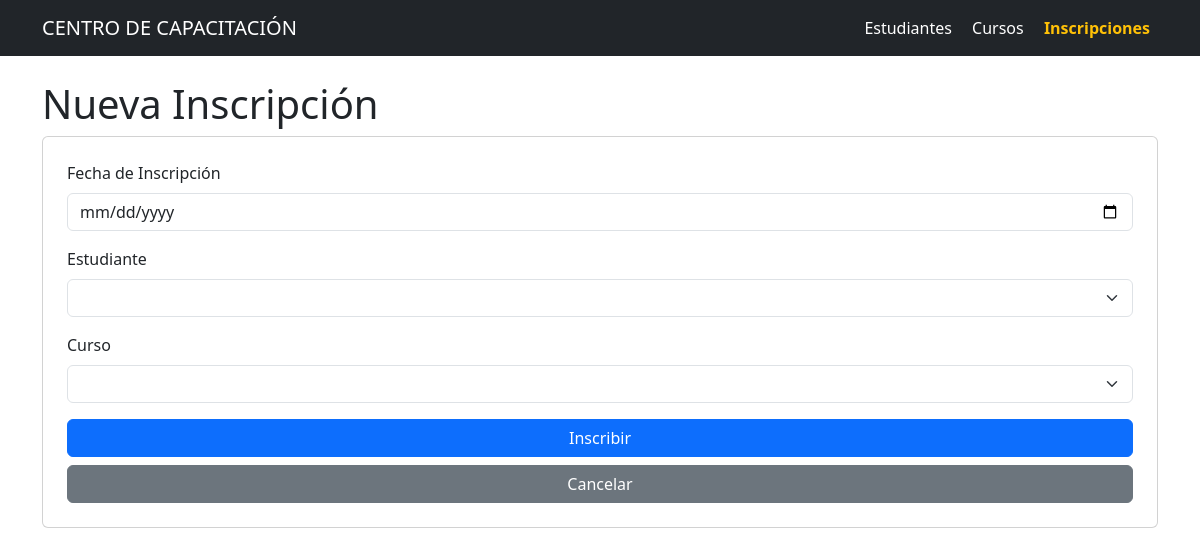
Before: /inscripciones/editar/1 with the older database file.
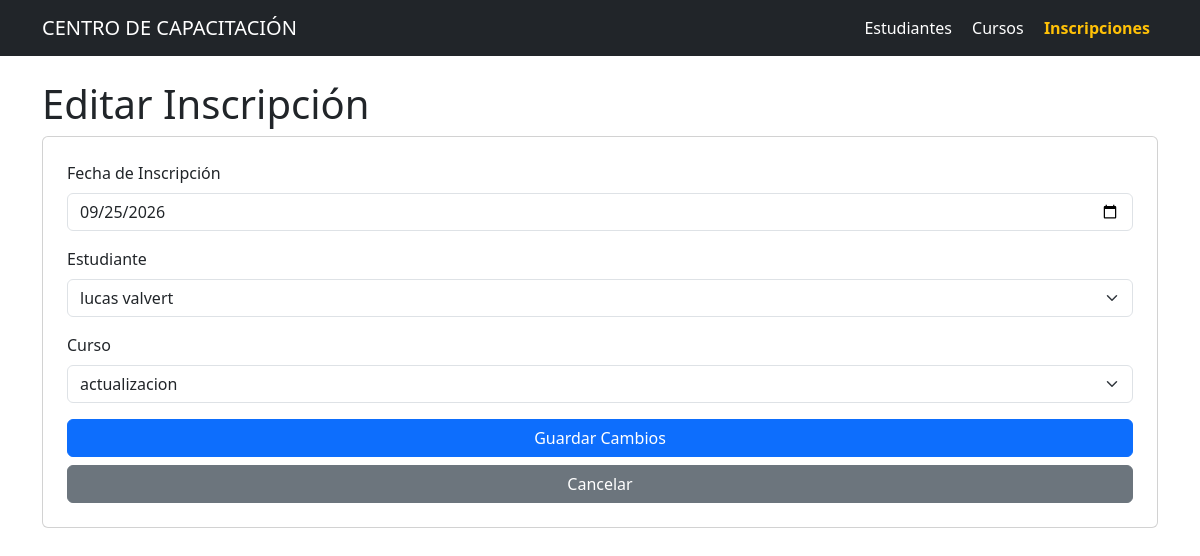
After: the same page with the newer database file.
### tables this page shows
CREATE TABLE inscripciones (
            id INTEGER PRIMARY KEY,
            fecha_inscripcion TEXT NOT NULL,
            estudiante_id INTEGER NOT NULL,
            curso_id INTEGER NOT NULL,
            FOREIGN KEY (estudiante_id) REFERENCES estudiantes(id),
            FOREIGN KEY (curso_id) REFERENCES cursos(id)
        );

CREATE TABLE estudiantes (
            id INTEGER PRIMARY KEY,
            nombre TEXT NOT NULL,
            apellido TEXT NOT NULL,
            correo TEXT,
            telefono TEXT
        );

CREATE TABLE cursos (
            id INTEGER PRIMARY KEY,
            nombre_curso TEXT NOT NULL,
            duracion_horas INTEGER,
            precio REAL
        );

### app.py (the view, shortened to what this page needs)
@app.route('/inscripciones/editar/<int:id>', methods=['GET','POST'])
def editar_inscripcion(id):
    conn = sqlite3.connect(RUTA_BD)
    conn.row_factory = sqlite3.Row
    c = conn.cursor()
    c.execute("SELECT * FROM inscripciones WHERE id = ?", (id,))
    inscripcion = c.fetchone()
    c.execute("SELECT * FROM estudiantes")
    estudiantes = c.fetchall()
    c.execute("SELECT * FROM cursos")
    cursos = c.fetchall()
    conn.close()
    return render_template('form_inscripcion.html',
                           inscripcion=inscripcion,
                           estudiantes=estudiantes,
                           cursos=cursos)

### templates/form_inscripcion.html
{% extends "base.html" %}
{% block contenido %}
<h1>{% if inscripcion %}Editar Inscripción{% else %}Nueva Inscripción{% endif %}</h1>
<form method="post" class="card p-4">
    <div class="mb-3">
        <label class="form-label">Fecha de Inscripción</label>
        <input type="date" name="fecha_inscripcion" class="form-control" required
               value="{% if inscripcion %}{{ inscripcion.fecha_inscripcion }}{% endif %}">
    </div>
    <div class="mb-3">
        <label class="form-label">Estudiante</label>
        <select name="estudiante_id" class="form-select" required>
            {% for e in estudiantes %}
            <option value="{{ e.id }}" {% if inscripcion and inscripcion.estudiante_id == e.id %}selected{% endif %}>
                {{ e.nombre }} {{ e.apellido }}
            </option>
            {% endfor %}
        </select>
    </div>
    <div class="mb-3">
        <label class="form-label">Curso</label>
        <select name="curso_id" class="form-select" required>
            {% for c in cursos %}
            <option value="{{ c.id }}" {% if inscripcion and inscripcion.curso_id == c.id %}selected{% endif %}>
                {{ c.nombre_curso }}
            </option>
            {% endfor %}
        </select>
    </div>
    <button type="submit" class="btn btn-primary">
        {% if inscripcion %}Guardar Cambios{% else %}Inscribir{% endif %}
    </button>
    <a href="{{ url_for('lista_inscripciones') }}" class="btn btn-secondary mt-2">Cancelar</a>
</form>
{% endblock %}

Changed rows visible on the page:
added inscripciones: fecha_inscripcion "09/25/2026", estudiante_id "lucas valvert", curso_id "actualizacion"
Other visible differences:
text no longer shown: "Nueva Inscripción Inscribir"
text now shown: "Editar Inscripción Guardar Cambios"
